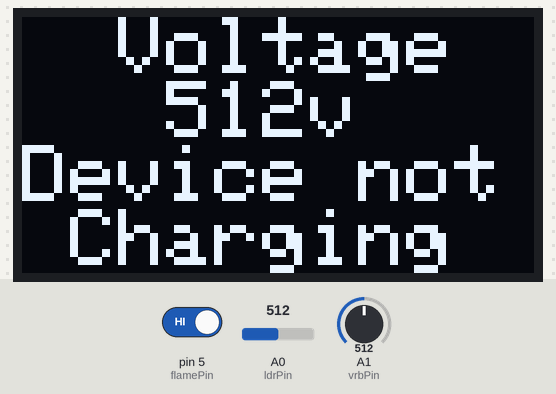
Bench run of a sketch on a simulated Arduino Uno, built with avr-gcc and run on an emulated ATmega328P. On the bench: 128×64 one-colour display. Inputs (shaded band) come from the test bench; at power-on: A0 (ldrPin) = 512, pin 5 (flamePin) HIGH, A1 (vrbPin) = 512. What the sketch prints to the serial monitor is not drawn.

Above: at 1.2 s.
1.3 s: A0 (ldrPin) set to 1023
At 2.1 s:
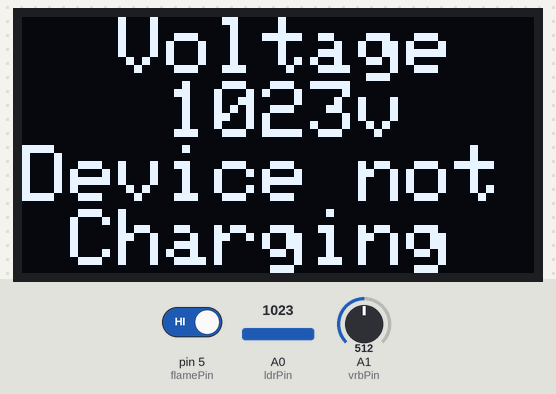
2.8 s: A0 (ldrPin) set to 900
At 3.9 s:
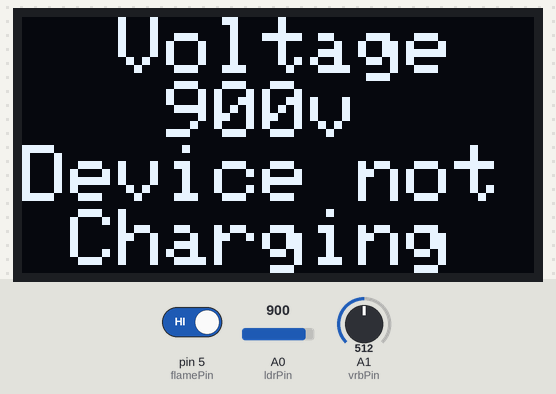
4.3 s: A0 (ldrPin) set to 108
At 5.4 s:
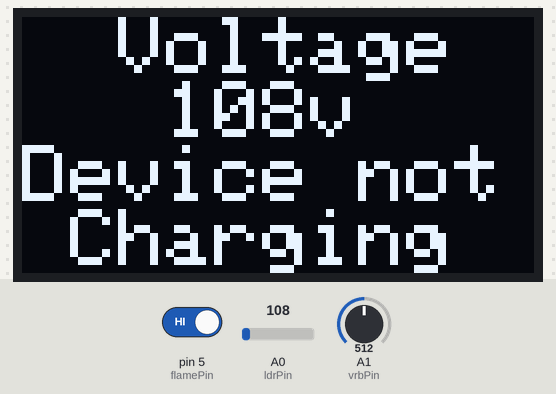
5.8 s: A0 (ldrPin) set to 89
At 6.8 s:
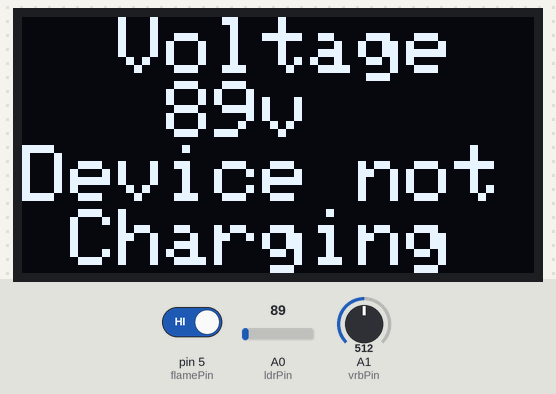
Timing chart, 0 to 8.3 s (numbered marks = the images above; inputs shaded):
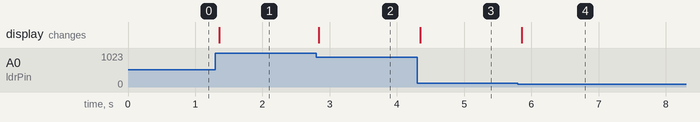

Measured:
- after the input at 1.3 s, the display: changes after 0.05 s (image 1)
- after the input at 2.8 s, the display: changes at once (image 2)
- after the input at 4.3 s, the display: changes after 0.05 s (image 3)
- after the input at 5.8 s, the display: changes after 0.06 s (image 4)

The sketch:

ldr_reading.ino
```cpp
#include <Wire.h>
#include <Adafruit_GFX.h>
#include <Adafruit_SSD1306.h>

Adafruit_SSD1306 oled(128,64, &Wire, -1);

int ldrPin = A0;
int vrbPin = A1;
int flamePin = 5;
int vrb;
int flame;
int ldr;
void setup() {
 if (!oled.begin(SSD1306_SWITCHCAPVCC, 0x3C)) {
    Serial.println(F("SSD1306 allocation failed"));
    while (true);

  }

  pinMode (flamePin, INPUT);
  pinMode(ldrPin,INPUT);
  Serial.begin(9600);
}

void loop() {
  ldr = analogRead(ldrPin);
  flame = digitalRead(flamePin);
  vrb = analogRead(vrbPin);
  Serial.println("VOLTAGE; ");       Serial.println(ldr);     Serial.println("    ");
//  Serial.println("FLAME: ");     Serial.println(flame);         Serial.println("     ");
//  Serial.println("RESISTOR: ");   Serial.println(vrb);  Serial.println("    ");

   oled.clearDisplay();
    oled.setCursor(0,0);
    oled.setTextSize(2);
    oled.setTextColor(WHITE);
   oled.println("  Voltage");  oled.print("   ");
    oled.print(ldr);  oled.println("v");
    oled.println("Device not");
    oled.println(" Charging");
    oled.display();

}
```
